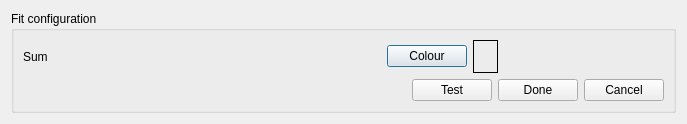
<?xml version="1.0" encoding="UTF-8"?>
<ui version="4.0">
 <class>configurationDialog</class>
 <widget class="QDialog" name="configurationDialog">
  <property name="geometry">
   <rect>
    <x>0</x>
    <y>0</y>
    <width>687</width>
    <height>124</height>
   </rect>
  </property>
  <property name="windowTitle">
   <string>Fit Configuration Dialog</string>
  </property>
  <layout class="QGridLayout" name="gridLayout">
   <item row="0" column="0">
    <widget class="QGroupBox" name="fitconfig">
     <property name="title">
      <string>Fit configuration</string>
     </property>
     <layout class="QGridLayout" name="gridLayout_2">
      <item row="0" column="0">
       <layout class="QVBoxLayout" name="verticalLayout">
        <item>
         <layout class="QVBoxLayout" name="functionlist">
          <item>
           <layout class="QHBoxLayout" name="horizontalLayout_2">
            <item>
             <widget class="QLabel" name="sumLabel">
              <property name="text">
               <string>Sum</string>
              </property>
             </widget>
            </item>
            <item>
             <spacer name="sumSpacer">
              <property name="orientation">
               <enum>Qt::Horizontal</enum>
              </property>
              <property name="sizeHint" stdset="0">
               <size>
                <width>0</width>
                <height>0</height>
               </size>
              </property>
             </spacer>
            </item>
            <item>
             <spacer name="horizontalSpacer_2">
              <property name="orientation">
               <enum>Qt::Horizontal</enum>
              </property>
              <property name="sizeHint" stdset="0">
               <size>
                <width>40</width>
                <height>20</height>
               </size>
              </property>
             </spacer>
            </item>
            <item>
             <widget class="QPushButton" name="sumColourButton">
              <property name="text">
               <string>Colour</string>
              </property>
             </widget>
            </item>
            <item>
             <widget class="QLabel" name="colourDisplay">
              <property name="frameShape">
               <enum>QFrame::Box</enum>
              </property>
              <property name="text">
               <string>     </string>
              </property>
             </widget>
            </item>
            <item>
             <spacer name="horizontalSpacer_3">
              <property name="orientation">
               <enum>Qt::Horizontal</enum>
              </property>
              <property name="sizeHint" stdset="0">
               <size>
                <width>40</width>
                <height>20</height>
               </size>
              </property>
             </spacer>
            </item>
           </layout>
          </item>
         </layout>
        </item>
        <item>
         <layout class="QHBoxLayout" name="horizontalLayout">
          <item>
           <spacer name="horizontalSpacer">
            <property name="orientation">
             <enum>Qt::Horizontal</enum>
            </property>
            <property name="sizeHint" stdset="0">
             <size>
              <width>40</width>
              <height>20</height>
             </size>
            </property>
           </spacer>
          </item>
          <item>
           <widget class="QPushButton" name="testButton">
            <property name="text">
             <string>Test</string>
            </property>
           </widget>
          </item>
          <item>
           <widget class="QPushButton" name="doneButton">
            <property name="text">
             <string>Done</string>
            </property>
           </widget>
          </item>
          <item>
           <widget class="QPushButton" name="cancelButton">
            <property name="text">
             <string>Cancel</string>
            </property>
           </widget>
          </item>
         </layout>
        </item>
       </layout>
      </item>
     </layout>
    </widget>
   </item>
  </layout>
 </widget>
 <resources/>
 <connections/>
</ui>
